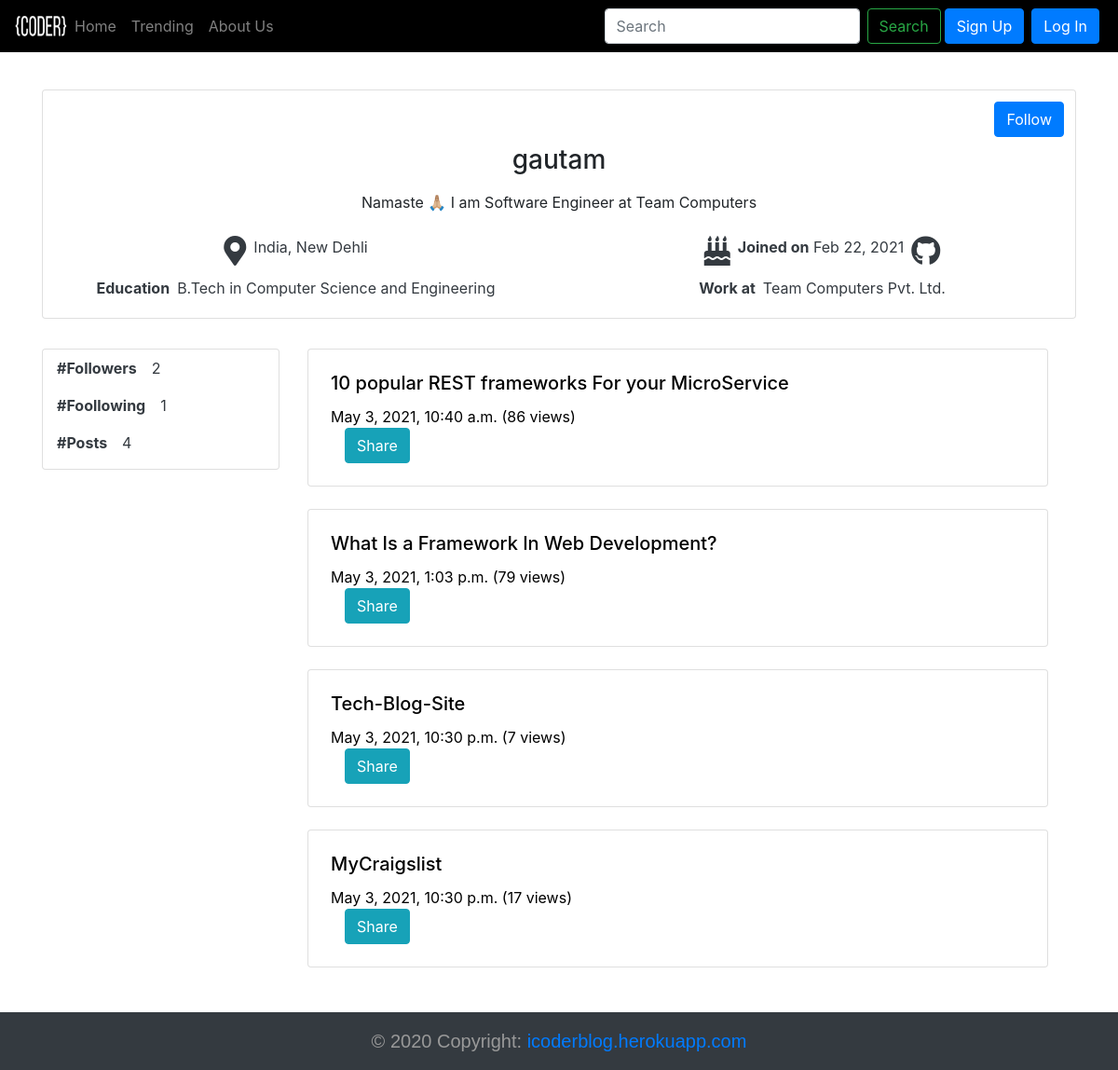
Page /user_profile/gautam on the earlier database version.
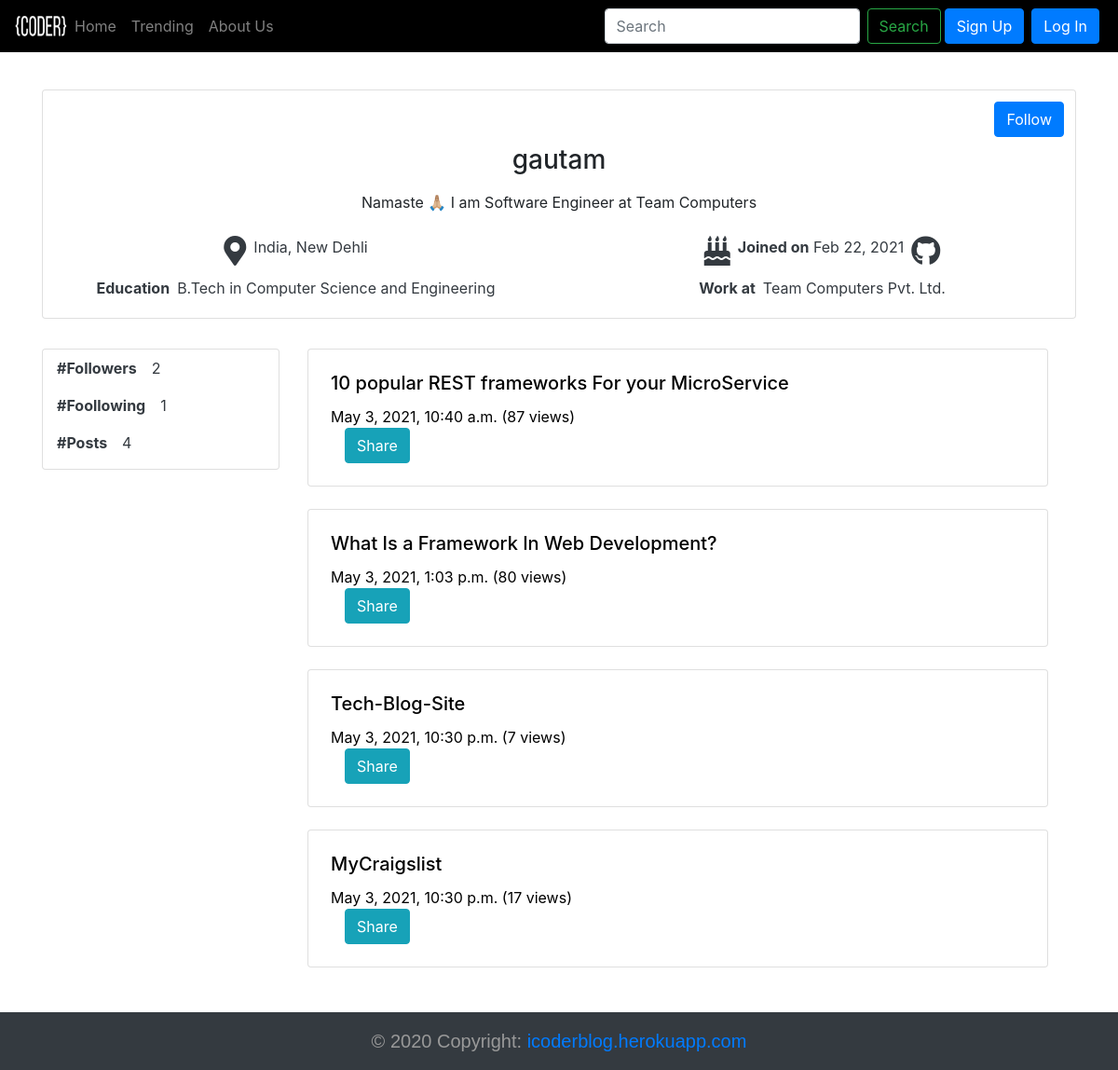
Same page on the later database version.
### blog/models.py (models this page shows, shortened)
class UserDetails(models.Model):
    user = models.ForeignKey(User,on_delete=models.CASCADE)
    work_at = models.CharField(max_length=150,default="Team Computers Pvt. Ltd.")
    location = models.CharField(max_length=50,default="India, New Dehli")
    education = models.CharField(max_length=100,default="B.Tech in Computer Science and Engineering")
    descripation = models.CharField(max_length=150,default="Namaste 🙏🏼 I am Software Engineer at Team Computers")
    github_url  = models.URLField(default="https://github.com/")

class Blogpost(models.Model):
    post_id = models.AutoField(primary_key=True)
    user = models.ForeignKey(User,on_delete=models.CASCADE,verbose_name='username')
    title = models.CharField(max_length=100)
    contant = models.TextField(max_length=5000)
    pub_date = models.DateTimeField(auto_now_add=True)
    view = models.IntegerField(default=0)
    IMG_url = models.CharField(max_length=250,default='')
    public = models.BooleanField(default=True)

### blog/views.py (the view)
# urls.py: path("user_profile/<str:username>",views.user_profile,name="UserProfile")
def user_profile(request,username):
    try:
        user = User.objects.get(username=username)
    except:
        messages.error(request,"User Does Not Exist")
        return redirect("/")
    try:
        f_user = FollowUser.objects.get(user=request.user,following=user)
        user_following = True
    except:
        user_following = False
    user_details = UserDetails.objects.get(user=user)
    blogs = Blogpost.objects.filter(user=user)
    blogs_count = Blogpost.objects.filter(user=user).count()
    followers = FollowUser.objects.filter(following=user)
    following = FollowUser.objects.filter(user=user)
    followers_count = FollowUser.objects.filter(following=user).count()
    following_count = FollowUser.objects.filter(user=user).count()
    print("followers_count--",followers_count)
    savedBlogs_count = SavedBlogs.objects.filter(user=user).count()
    data = {'user':user,'user_details':user_details,'blogs':blogs,'followers':followers,'following':following,'followers_count':followers_count,'following_count':following_count,'savedBlogs_count':savedBlogs_count,'user_following':user_following,'blogs_count':blogs_count}
    return render(request,'blog/user_profile.html',data)

### templates/blog/user_profile.html (shortened to what this page needs)
{% extends 'base.html' %}
{%load static %}
{% block body %}
<div class="container" style="margin-top:6em; ">
    <div class="card p-1">
        <div class="row">
            <div class="col-12 mt-2 d-flex justify-content-end">
                {% if request.user == user %}
                <button class="btn btn-primary mr-2" data-toggle="modal" data-target="#editProfile">Edit
                    Profile</button>
                {% else %}
                <button class="btn btn-primary mr-2">Follow</button>
                {% endif %}
            </div>
            <div class="col-xl-12 col-md-12 col-12 d-flex justify-content-center mt-2">
                <h3>{{user.username}}</h3>
            </div>
            <div class="col-xl-12 col-md-12 col-12 d-flex justify-content-center mt-2">
                <p>{{user_details.descripation}}</p>
            </div>
            <div class="col-xl-6 col-md-6 col-12  d-flex justify-content-center mt-2 text-dark">
                <i class="mb-1 fas fa-map-marker-alt fa-2x"></i><span class="ml-2">{{user_details.location}}</span>
            </div>
            <div class="col-xl-6 col-md-6 col-12 d-flex justify-content-center mt-2 text-dark">
                <i class="mb-1 fas fa-birthday-cake fa-2x"></i><span class="ml-2"><b>Joined on</b>
                    {{user_details.user.date_joined|date:"M d, Y" }}</span>
                <a href="{{user_details.github_url}}" target="_blank"><i
                        class="text-dark fab fa-github fa-2x ml-2"></i></a>
            </div>
            <div class="col-xl-6 col-md-6 col-12 d-flex justify-content-center mt-2 text-dark">
                <b>Education</b>
                <p class="ml-2">{{user_details.education}}</p>
            </div>
            <div class="col-xl-6 col-md-6 col-12 d-flex justify-content-center mt-2 text-dark">
                <b>Work at</b>
                <p class="ml-2">{{user_details.work_at}}</p>
            </div>
        </div>
    </div>
    <div class="row mt-2">
        <div class="col-xl-3 col-md-3 col-12 mt-4">
            <div class="card">
                <div class="col-12">
                    <a href="" style="text-decoration:none;" class="text-dark">
                        <p class="mt-2"><b class="mr-3">#Followers</b>{{followers_count}}</p>
                    </a>
                    <a href="" style="text-decoration:none;" class="text-dark">
                        <p class="mt-2"><b class="mr-3">#Foollowing</b>{{following_count}}</p>
                    </a>
                    {% if request.user != user %}
                    <a style="text-decoration:none;" class="text-dark">
                        <p class="mt-2"><b class="mr-3">#Posts</b>{{blogs_count}}</p>
                    </a>
                    {% endif %}
                </div>
            </div>
        </div>
        <div class="col-xl-9 col-md-9 col-12 row">
            {% for post in blogs %}
            <div class="col-xl-12 col-md-12 col-12 mt-4">
                <div class="card p-1">
                    <div class="card-body" style="color: black;">
                        <h5 class="card-title">{{post.title}}</h5>
                        <span>{{post.pub_date}} ({{post.view}} views)</span>
                        <div class="col-xl-12 col-md-12 col-12">
                            {% include "blog/share.html" %}
                        </div>
                    </div>
                </div>
            </div>
            {% endfor %}
        </div>
    </div>
</div>
{% endblock body %}

### templates/base.html (shortened to what this page needs)
<!Doctype html>
<html lang="en">
{% load static %}
<head>
  <link rel="stylesheet" href="https://stackpath.bootstrapcdn.com/bootstrap/4.2.1/css/bootstrap.min.css"
>
  <link rel="stylesheet" href="https://cdnjs.cloudflare.com/ajax/libs/font-awesome/5.15.3/css/all.min.css
    " />
</head>
<body>
  <nav class="navbar navbar-expand-lg navbar-dark fixed-top" style="background-color: black;">
    <a href="/"><img src="{% static "blog/coder.png"%}" style="width:3.5rem;height:1.5rem;"></a>
    <div class=" collapse navbar-collapse" id="navbarSupportedContent">
      <ul class="navbar-nav mr-auto">
        <li class="nav-item {% block homeactive %}{% endblock homeactive%}">
          <a class="nav-link" href="/">Home <span class="sr-only">(current)</span></a>
        </li>
        <li class="nav-item {% block trendactive %}{% endblock trendactive%}">
          <a class="nav-link" href="/trending/">Trending<span class="sr-only">(current)</span></a>
        </li>
        <li class="nav-item {% block aboutactive %}{% endblock aboutactive%}">
          <a class="nav-link" href="/about/">About Us</a>
        </li>
      </ul>
      <form class="form-inline my-2 my-lg-0" method='get' action='/search/'>
        <input class="form-control mr-sm-2" type="search" placeholder="Search" aria-label="Search" name="query"
          id="query">
        <button class="btn btn-outline-success my-2 my-sm-0" type="submit">Search</button>
      </form>
      {% if request.user.is_authenticated %}
      <ul class="navbar-nav ml-2">
        <li class="nav-item ">
          <a class="btn btn-primary mx-1" href="{% url 'Post_Blog' %}">Write a Post</a>
        </li>
        <li class="nav-item dropdown">
          <a class="btn btn-secondary dropdown-toggle" href="#" role="button" id="dropdownMenuLink"
            data-toggle="dropdown" aria-haspopup="true" aria-expanded="false">
            Welcome {{request.user.username}}
          </a>
          <div class="dropdown-menu" aria-labelledby="dropdownMenuLink">
            <a class="dropdown-item" href="{% url 'UserProfile' request.user.username %}">MyProfile</a>
            <a class="dropdown-item" href="{% url 'UserPosts' %}">MyPosts</a>
            <a class="dropdown-item" href="{% url 'UserSavedBlogs' %}">SavedBlog</a>
            <a class="dropdown-item" href="/logout/">Logout</a>
          </div>
        </li>
      </ul>
      {% else %}
      <button type="button" class="btn btn-primary mx-1" data-toggle="modal" data-target="#signupModal">
        Sign Up
      </button>
      <button type="button" class="btn btn-primary mx-1" data-toggle="modal" data-target="#loginModal">
        Log In
      </button>
      {%endif%}
  </nav>
  <div class="container-fluid mt-7" style="min-height:79vh">
  {% block body %} {% endblock %}
  </div>
<footer class="page-footer bg-dark mt-5">
  <div class="footer-copyright text-center py-3">© 2020 Copyright:
    <a href="https://icoderblog.herokuapp.com/">icoderblog.herokuapp.com</a>
  </div>
</footer>
</body>
</html>

### templates/blog/share.html (shortened to what this page needs)
<button type="button" class="btn btn-info" data-toggle="modal" data-target="#myModal">Share</button>

Differences in the rows shown:
changed Blogpost "10 popular REST frameworks For your MicroService": view "86" → "87"
changed Blogpost "What Is a Framework In Web Development?": view "79" → "80"
